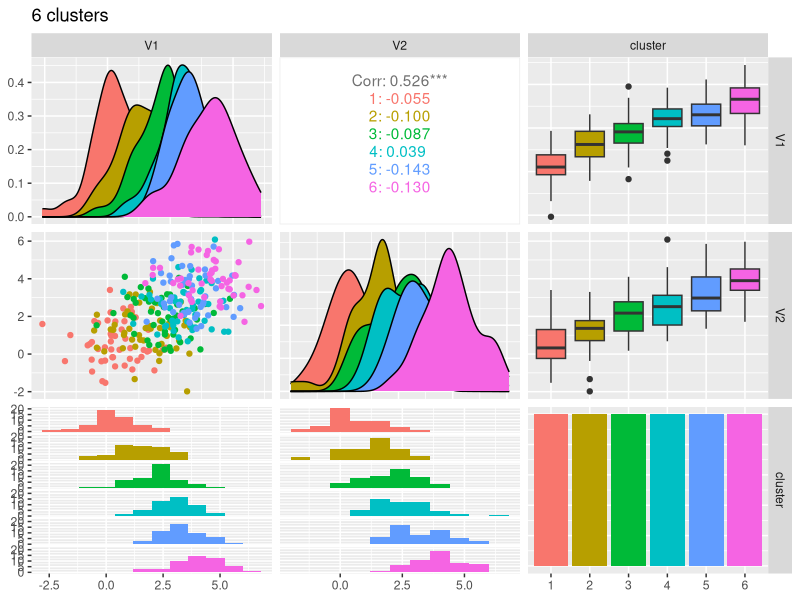

The R script that drew this image: (Note: this script raises an error after producing the figure.)
#################################
####### Synthetic examples ######
######## Nested clusters ########
#################################

rm(list=ls())

library(MASS)
library(GGally)

# Define ggplot2 theme 
my_theme <-  theme(
    panel.background = element_rect(fill = NA),
    panel.grid.major = element_line(colour = "grey50"),
    panel.grid.major.x = element_blank() ,
    panel.grid.major.y = element_line(size=.1, color="black"),
    axis.ticks.y = element_blank(),
    axis.ticks.x = element_blank()
)

### Data generation ### 
### C1. Six clusters ###

n_experiments <- 100
# n_separation_levels <- 1
n_types <- 3
n_variables <- 2
n_obs_per_cluster <- 50
n_clusters <- 6

N <- n_obs_per_cluster*n_clusters
P <- n_variables
data <- array(NA, c(N, P, n_types, n_experiments))

Sigma <- diag(n_variables)

i = 3 # Medium separation level
# (Change value to 8 just for the illustrative plot in the paper)
for(j in 1:n_experiments){
  mu = rep(NA, N)
  for(t in 1:(n_types-1)){
    for(k in 1:(n_clusters/t)){
      mu = rep(k*(i-1)/3, n_variables)
      data[((k-1)*n_obs_per_cluster*t+1):(k*n_obs_per_cluster*t),,t,j] <-
        mvrnorm(n = n_obs_per_cluster*t, mu, Sigma)
    }
  }
}

i = 9 # Higher separation level
t = 1 # Only for dataset containing 6 clusters
for(j in 1:n_experiments){
  mu = rep(NA, N)
    for(k in 1:(n_clusters/t)){
      mu = rep(k*(i-1)/3, n_variables)
      data[((k-1)*n_obs_per_cluster*t+1):(k*n_obs_per_cluster*t),,3,j] <-
        mvrnorm(n = n_obs_per_cluster*t, mu, Sigma)
    }
}

### Plots ###

t = 1 # 6 clusters
uno <- rep(1, n_obs_per_cluster)
cluster_labels <- c(uno, uno*2, uno*3, uno*4, uno*5, uno*6)

dataset_example <- data[,,t,1]
example6_dataframe <- as.data.frame(dataset_example)
example6_dataframe$cluster <- as.factor(cluster_labels)
ggpairs(data=example6_dataframe, # data.frame with variables
        title="6 clusters",  # title of the plot
        mapping=ggplot2::aes(colour = cluster),
        lower=list(combo=wrap("facethist", binwidth=0.8)))
ggsave("../figures/synthetic-data-c1.jpg",
       device = "jpeg", width = 7, height = 7)

t = 2 # 3 clusters
dataset_example <- data[,,t,1]
example3_dataframe <- as.data.frame(dataset_example)
example3_dataframe$cluster <- as.factor(cluster_labels)
ggpairs(data=example3_dataframe, # data.frame with variables
        title="3 clusters", # title of the plot
        mapping = ggplot2::aes(colour= cluster),
        lower=list(combo=wrap("facethist", binwidth=0.8)))
ggsave("../figures/synthetic-data-c2.jpg",
       device = "jpeg", width = 7, height = 7)

t = 3 # 6 clusters, well separated
dataset_example <- data[,,t,1]
example6plus_dataframe <- as.data.frame(dataset_example)
example6plus_dataframe$cluster <- as.factor(cluster_labels)
ggpairs(data=example6plus_dataframe, # data.frame with variables
        title="6 clusters, well separated", # title of the plot
        mapping = ggplot2::aes(colour= cluster),
        lower=list(combo=wrap("facethist", binwidth=0.8)))
ggsave("../figures/synthetic-data-c3.jpg",
       device = "jpeg", width = 7, height = 7)

save(data, file = "../data/synthetic-data-c.RData")
